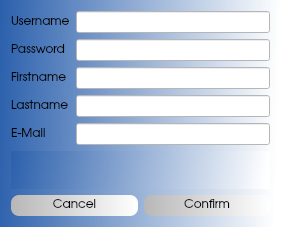
<?xml version="1.0" encoding="UTF-8"?>
<ui version="4.0">
 <class>RegistrationForm</class>
 <widget class="QWidget" name="RegistrationForm">
  <property name="geometry">
   <rect>
    <x>0</x>
    <y>0</y>
    <width>281</width>
    <height>227</height>
   </rect>
  </property>
  <property name="windowTitle">
   <string>PersonalPlanner</string>
  </property>
  <property name="autoFillBackground">
   <bool>false</bool>
  </property>
  <property name="styleSheet">
   <string notr="true">QWidget{ background: qlineargradient(spread:pad, x1:0, y1:0, x2:1, y2:0.0225455, stop:0 rgba(43, 96, 172, 255), stop:1 rgba(255, 255, 255, 255))}</string>
  </property>
  <layout class="QGridLayout" name="gridLayout_2">
   <item row="2" column="0">
    <layout class="QHBoxLayout" name="horizontalLayout">
     <item>
      <widget class="QPushButton" name="cancelBtn">
       <property name="font">
        <font>
         <family>URW Gothic L</family>
        </font>
       </property>
       <property name="styleSheet">
        <string notr="true">QPushButton:hover { color: rgb(7, 26, 212)} 
QPushButton { background: qlineargradient(spread:pad, x1:0, y1:0, x2:1, y2:0, stop:0 rgba(183, 183, 183, 255), stop:1 rgba(255, 255, 255, 255)); border-style: outset; border-radius: 8px; padding: 4px}
</string>
       </property>
       <property name="text">
        <string>Cancel</string>
       </property>
      </widget>
     </item>
     <item>
      <widget class="QPushButton" name="confirmBtn">
       <property name="font">
        <font>
         <family>URW Gothic L</family>
        </font>
       </property>
       <property name="styleSheet">
        <string notr="true">QPushButton:hover { color: rgb(7, 26, 212)} 
QPushButton { background: qlineargradient(spread:pad, x1:0, y1:0, x2:1, y2:0, stop:0 rgba(183, 183, 183, 255), stop:1 rgba(255, 255, 255, 255)); border-style: outset; border-radius: 8px; padding: 4px}
</string>
       </property>
       <property name="text">
        <string>Confirm</string>
       </property>
      </widget>
     </item>
    </layout>
   </item>
   <item row="0" column="0">
    <layout class="QGridLayout" name="gridLayout">
     <item row="0" column="1">
      <widget class="QLineEdit" name="usernameTxt">
       <property name="styleSheet">
        <string notr="true">QLineEdit{ background: white}</string>
       </property>
      </widget>
     </item>
     <item row="0" column="0">
      <widget class="QLabel" name="usernameLb">
       <property name="font">
        <font>
         <family>URW Gothic L</family>
        </font>
       </property>
       <property name="styleSheet">
        <string notr="true">background: qlineargradient(spread:pad, x1:0, y1:0, x2:1, y2:0.0225455, stop:0 rgba(0,0,0,0), stop:1 rgba(0,0,0,0))</string>
       </property>
       <property name="text">
        <string>Username</string>
       </property>
      </widget>
     </item>
     <item row="1" column="1">
      <widget class="QLineEdit" name="passTxt">
       <property name="styleSheet">
        <string notr="true">QLineEdit{ background: white}</string>
       </property>
      </widget>
     </item>
     <item row="4" column="0">
      <widget class="QLabel" name="emailLb">
       <property name="font">
        <font>
         <family>URW Gothic L</family>
        </font>
       </property>
       <property name="styleSheet">
        <string notr="true">background: qlineargradient(spread:pad, x1:0, y1:0, x2:1, y2:0.0225455, stop:0 rgba(0,0,0,0), stop:1 rgba(0,0,0,0))</string>
       </property>
       <property name="text">
        <string>E-Mail</string>
       </property>
      </widget>
     </item>
     <item row="4" column="1">
      <widget class="QLineEdit" name="emailTxt">
       <property name="styleSheet">
        <string notr="true">QLineEdit{ background: white}</string>
       </property>
      </widget>
     </item>
     <item row="3" column="0">
      <widget class="QLabel" name="lastnameLb">
       <property name="font">
        <font>
         <family>URW Gothic L</family>
        </font>
       </property>
       <property name="styleSheet">
        <string notr="true">background: qlineargradient(spread:pad, x1:0, y1:0, x2:1, y2:0.0225455, stop:0 rgba(0,0,0,0), stop:1 rgba(0,0,0,0))</string>
       </property>
       <property name="text">
        <string>Lastname</string>
       </property>
      </widget>
     </item>
     <item row="2" column="0">
      <widget class="QLabel" name="firstnameLb">
       <property name="font">
        <font>
         <family>URW Gothic L</family>
        </font>
       </property>
       <property name="styleSheet">
        <string notr="true">background: qlineargradient(spread:pad, x1:0, y1:0, x2:1, y2:0.0225455, stop:0 rgba(0,0,0,0), stop:1 rgba(0,0,0,0))</string>
       </property>
       <property name="text">
        <string>Firstname</string>
       </property>
      </widget>
     </item>
     <item row="2" column="1">
      <widget class="QLineEdit" name="firstnameTxt">
       <property name="styleSheet">
        <string notr="true">QLineEdit{ background: white}</string>
       </property>
      </widget>
     </item>
     <item row="3" column="1">
      <widget class="QLineEdit" name="lastnameTxt">
       <property name="styleSheet">
        <string notr="true">QLineEdit{ background: white}</string>
       </property>
      </widget>
     </item>
     <item row="1" column="0">
      <widget class="QLabel" name="passwordLb">
       <property name="font">
        <font>
         <family>URW Gothic L</family>
        </font>
       </property>
       <property name="styleSheet">
        <string notr="true">background: qlineargradient(spread:pad, x1:0, y1:0, x2:1, y2:0.0225455, stop:0 rgba(0,0,0,0), stop:1 rgba(0,0,0,0))</string>
       </property>
       <property name="text">
        <string>Password</string>
       </property>
      </widget>
     </item>
    </layout>
   </item>
   <item row="1" column="0">
    <widget class="QLabel" name="errLb">
     <property name="enabled">
      <bool>false</bool>
     </property>
     <property name="text">
      <string/>
     </property>
    </widget>
   </item>
  </layout>
 </widget>
 <resources/>
 <connections/>
</ui>
